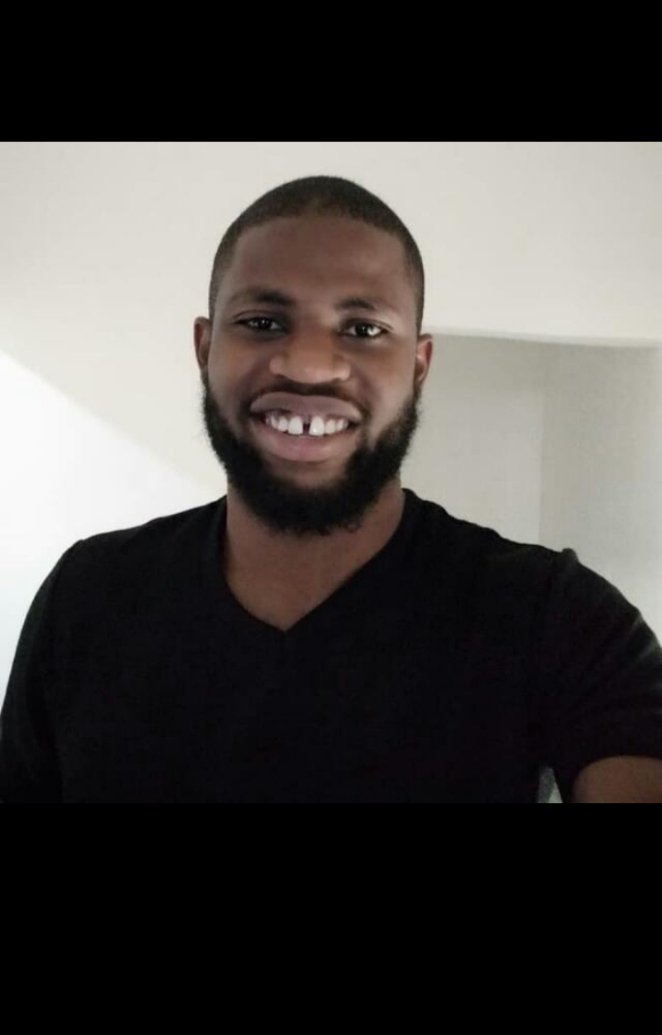
#> input picture Chapter-3/profilepic.jpeg, 662 x 1035 px
$ jupyter execute inspecting_color_images.ipynb
#> lines starting #> are read from the running program, lines starting #| are printed output that depends on the picture
[cell 1]
# import dependencies
import cv2
import matplotlib.pyplot as plt

[cell 2]
img = cv2.imread('profilepic.jpeg')
#> img is the input picture: shape (1035, 662, 3); mean B, G, R 68.6, 70.9, 74.2

[cell 3]
# crop the image
img = img[150:801, 100:501]
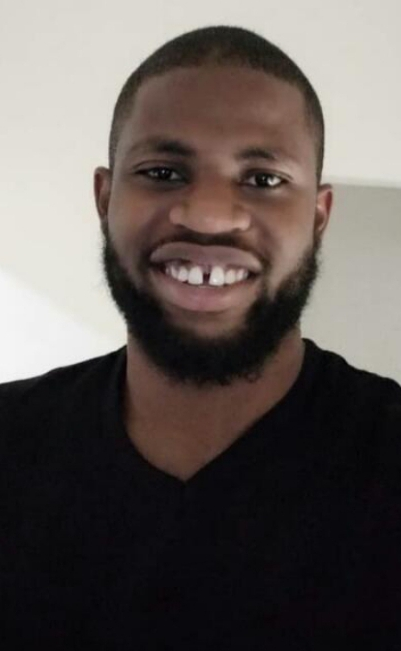
#> img: shape (651, 401, 3); mean B, G, R 86.3, 89.6, 97.1

# convert the image t
img = cv2.cvtColor(img, cv2.COLOR_BGR2RGB) # reorder the color

# show image
plt.imshow(img)

[cell 4]
print(img.shape)
#| (651, 401, 3)

[cell 5]
# crop the bottom right corner
crop = img[-3:, -3:]
plt.imshow(crop)
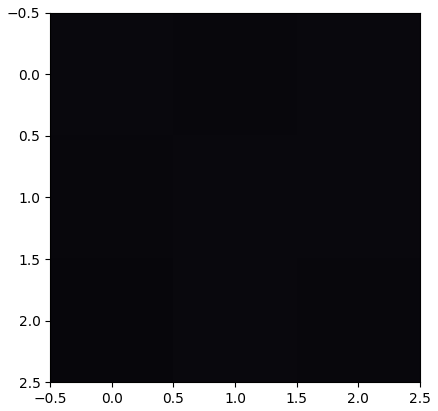
#> figure drawn by matplotlib, 1 panel
